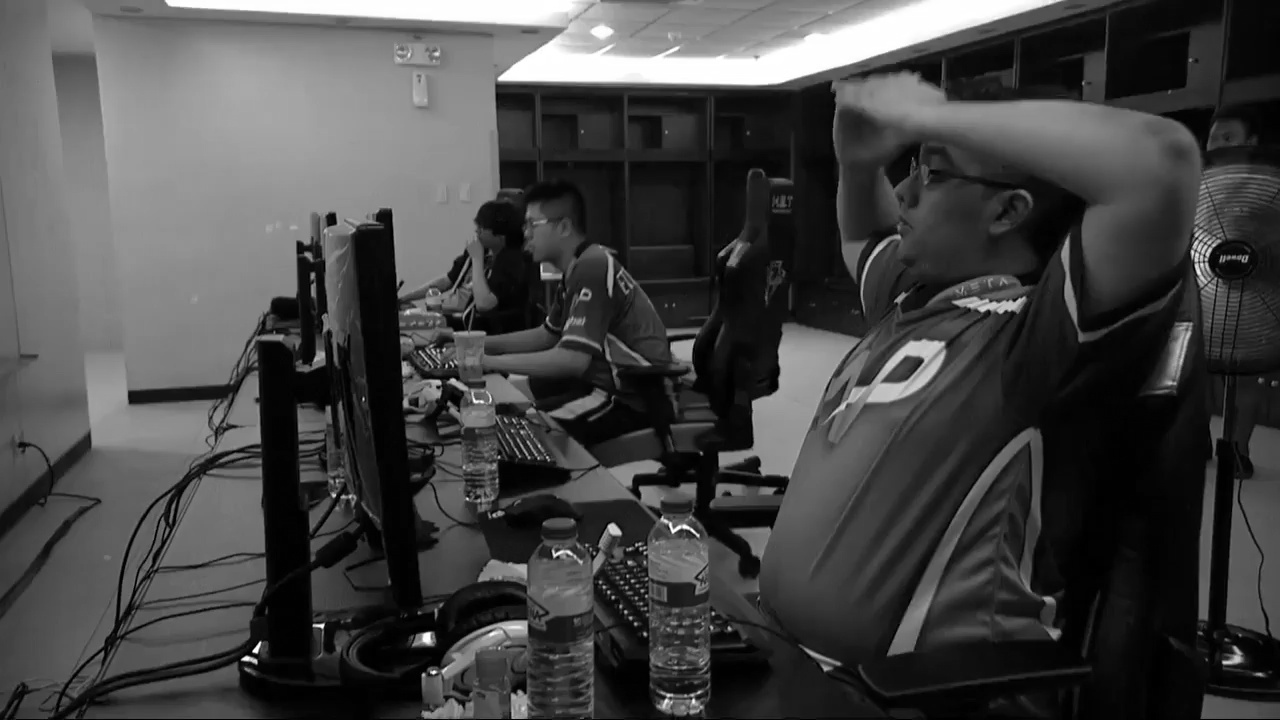
#> input picture test.jpg, 1280 x 720 px
$ python sampling.py   (Python 2 division)   (older library calls are emulated)
#> lines starting #> are read from the running program, lines starting #| are printed output that depends on the picture; after the words box and inside, x2 and y2 are one past the last pixel; in counts of white or black regions, pixels touching at a corner belong together
### utils.py
## Defines utility functions

import numpy as np
import cv2

# cv2.cv.CV_FOURCC(*'avc1')
AVC1_CODEC = 828601953

# Utility functions
def display_img(img, title):
    cv2.imshow(title, img)
    cv2.waitKey(0)
    return

def read_img(path):
#> called with path = 'test.jpg'
    img = cv2.imread(path, 0)
#> img is the input picture: shape (720, 1280); min 0, max 255, mean 69.3
    return img

# [15 lines left out: function write_img_array_to_video, not called in this run]

# [(13, 159), (12, 159), (14, 150), (12, 218), (13, 218), (12, 150), (12, 184), (15, 142), (55, 258), (478, 394), (130, 188), (13, 184), (12, 181), (13, 175), (12, 142), (55, 260), (122, 191), (51, 259), (480, 397), (481, 396), (12, 223), (12, 207), (137, 218), (51, 261), (481, 398), (276, 525), (481, 397), (13, 207), (482, 398), (53, 125), (189, 240), (482, 396), (13, 223), (483, 398), (46, 125), (122, 212), (482, 397), (193, 235), (480, 397), (396, 567), (483, 396), (481, 394), (114, 211), (483, 400), (484, 400), (30, 129), (29, 131), (69, 180), (485, 400), (484, 398)]
# [(13, 159), (12, 159), (14, 150), (12, 218), (13, 218), (12, 150), (12, 184), (15, 142), (55, 258), (479, 396), (133, 189), (13, 184), (12, 181), (13, 175), (12, 142), (55, 260), (124, 191), (51, 259), (481, 397), (481, 396), (12, 223), (12, 207), (133, 210), (51, 261), (481, 398), (276, 525), (482, 397), (13, 207), (482, 398), (53, 125), (189, 236), (482, 396), (13, 223), (483, 398), (46, 125), (122, 211), (483, 397), (189, 233), (481, 395), (396, 567), (483, 396), (481, 394), (114, 211), (481, 399), (482, 399), (30, 129), (29, 131), (69, 180), (483, 399), (484, 398)]

# [(13, 160, 317719.39865449222), (12, 160, 304116.78355076991), (14, 224, 289199.24145546299), (14, 218, 281879.15474771522), (55, 262, 280789.85818725626), (12, 185, 278768.06377962232), (13, 150, 263040.41247421323), (55, 259, 261136.38952423813), (12, 224, 257943.05044618886), (13, 185, 255851.94050954262), (12, 218, 252470.1189210072), (12, 150, 251528.73462657284), (189, 237, 246109.07460305188), (14, 169, 243682.4779405208), (479, 397, 240616.02394474586), (481, 397, 231654.83742682115), (277, 525, 230266.49775520258), (12, 181, 228392.33778256187), (482, 397, 220019.39755743326), (133, 189, 219462.46027778156), (16, 142, 215974.79732300149), (481, 398, 213127.92548179833), (482, 398, 212665.03228916042), (51, 261, 210984.18519426059), (483, 398, 205596.08920690604), (51, 258, 205033.27557878138), (189, 233, 203993.92750789211), (121, 212, 203626.11201317093), (12, 195, 201586.4550127277), (483, 397, 200453.32810995704), (124, 191, 197746.11927596063), (54, 125, 196576.87902675185), (12, 142, 194582.15688379627), (481, 396, 194398.89062769298), (484, 398, 188164.86228907306), (481, 399, 187440.08040481652), (482, 396, 187021.63312091833), (482, 399, 186775.63475386216), (195, 237, 185297.63732952485), (481, 400, 183840.45199291638), (483, 399, 183401.06889570752), (482, 400, 181597.36008854286), (396, 567, 181520.34240808664), (116, 214, 181406.70657702861), (484, 397, 180513.93712358637), (14, 207, 180021.49047027651), (483, 400, 178231.18853109822), (484, 399, 175832.0191821777), (484, 400, 175801.31720121493), (481, 401, 174455.31459572635)]
# [(13, 160, 317719.39865449222), (12, 160, 304116.78355076991), (14, 224, 289199.24145546299), (14, 218, 281879.15474771522), (55, 262, 280789.85818725626), (12, 185, 278768.06377962232), (13, 150, 263040.41247421323), (55, 259, 261136.38952423813), (12, 224, 257943.05044618886), (13, 185, 255851.94050954262), (12, 218, 252470.1189210072), (12, 150, 251528.73462657284), (189, 237, 246109.07460305188), (14, 169, 243682.4779405208), (479, 397, 240616.02394474586), (481, 397, 231654.83742682115), (277, 525, 230266.49775520258), (12, 181, 228392.33778256187), (482, 397, 220019.39755743326), (133, 189, 219462.46027778156), (16, 142, 215974.79732300149), (481, 398, 213127.92548179833), (482, 398, 212665.03228916042), (51, 261, 210984.18519426059), (483, 398, 205596.08920690604), (51, 258, 205033.27557878138), (189, 233, 203993.92750789211), (121, 212, 203626.11201317093), (12, 195, 201586.4550127277), (483, 397, 200453.32810995704), (124, 191, 197746.11927596063), (54, 125, 196576.87902675185), (12, 142, 194582.15688379627), (481, 396, 194398.89062769298), (484, 398, 188164.86228907306), (481, 399, 187440.08040481652), (482, 396, 187021.63312091833), (482, 399, 186775.63475386216), (195, 237, 185297.63732952485), (481, 400, 183840.45199291638), (483, 399, 183401.06889570752), (482, 400, 181597.36008854286), (396, 567, 181520.34240808664), (116, 214, 181406.70657702861), (484, 397, 180513.93712358637), (14, 207, 180021.49047027651), (483, 400, 178231.18853109822), (484, 399, 175832.0191821777), (484, 400, 175801.31720121493), (481, 401, 174455.31459572635)]

### sampling.py
import numpy as np
import cv2
from utils import display_img, read_img

## Takes an image and downsamples by a factor of 2
def down_sample(im):
    num_rows = im.shape[0]
#> num_rows = 720
    num_cols = im.shape[1]
#> num_cols = 1280
    new_img = np.zeros((num_rows/2, num_cols/2), dtype=np.float32)
    # Iterate through the image in blocks of 4 pixels
    new_row_idx = 0
    new_col_idx = 0

    for row_idx in range(0, num_rows-1, 2):
        for col_idx in range(0, num_cols-1, 2):
            downsampled_pix_val = int(round((int(im[row_idx, col_idx]) + int(im[row_idx+1, col_idx]) + int(im[row_idx, col_idx+1]) + int(im[row_idx+1, col_idx+1])) / 4))
            new_img[new_row_idx, new_col_idx] = downsampled_pix_val
            new_col_idx += 1
        # Reset new_col_idx
        new_col_idx = 0
        # Update new_row_idx
        new_row_idx += 1
#> after the loop, new_row_idx = 360

    return new_img

# [9 lines of commented-out code are left out]

if __name__ == '__main__':
    # Read image
    img = read_img('test.jpg')
    # display_img(img, 'Test')
    # display_img(img, 'Test Image')

    # Down sample
    new_img = down_sample(img)
    print(new_img.shape)
#| (360, 640)
    display_img(new_img, 'DownSampled')
#> in display_img, `cv2.imshow(title, img)`:
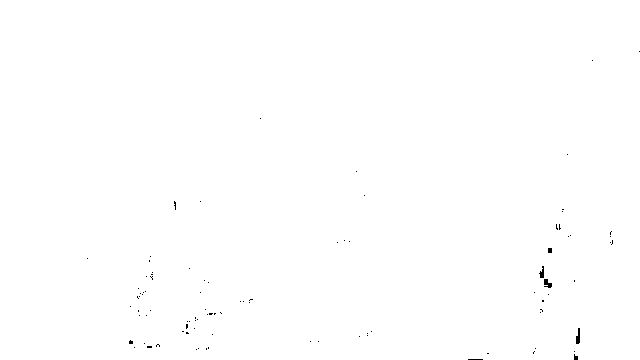
#> window 'DownSampled': shape (360, 640); 99.8% white; black in thin lines or dots, all inside (x1, y1, x2, y2) = (87, 51, 640, 360)
    cv2.imwrite('new_img.jpg', new_img)
    print(new_img)
#> (printed output is left out)
    # Output downsampled image
